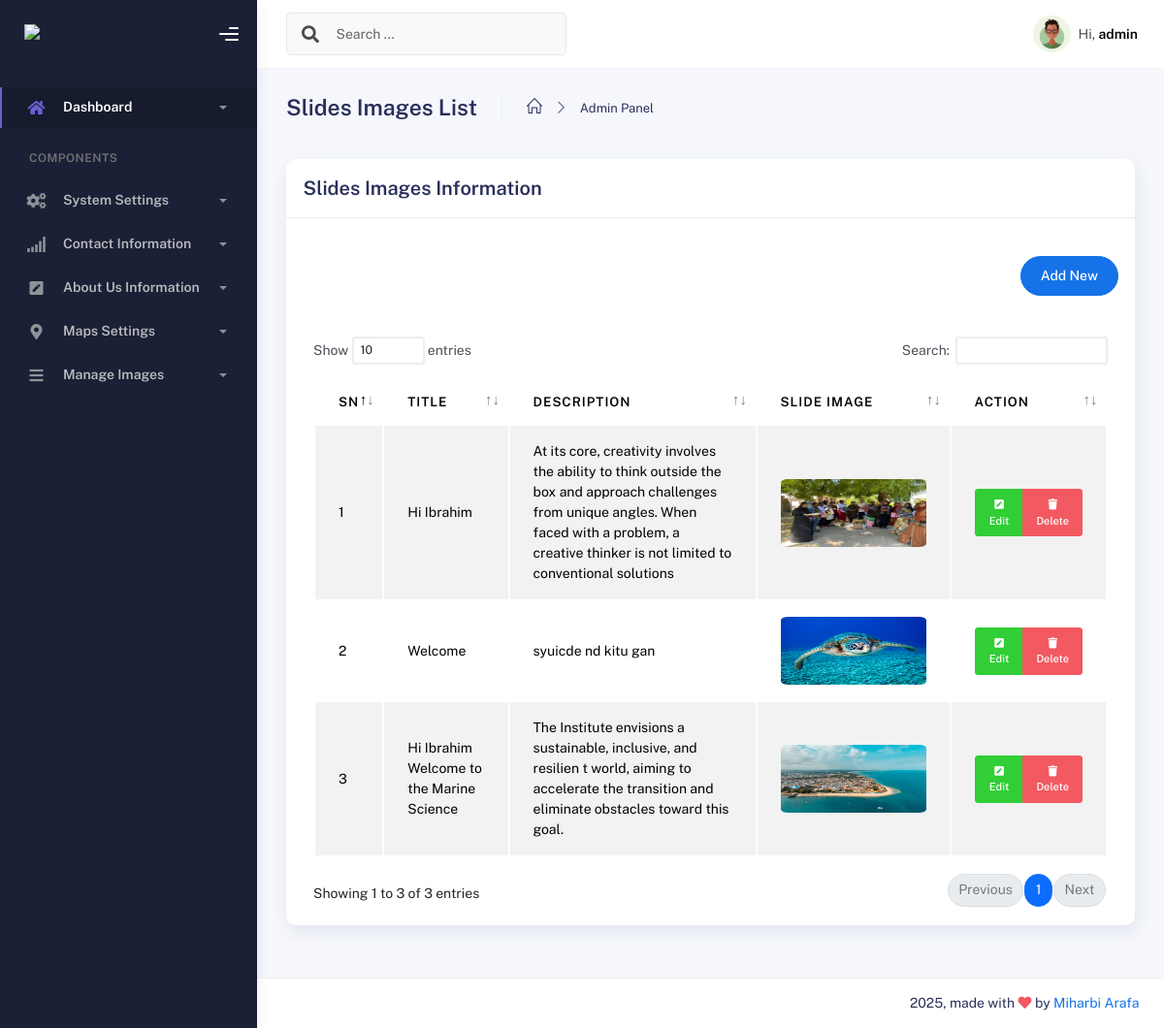
Page /admin/slides-images/manage_slide_image.php (signed in) on the committed database.
### tables this page shows
CREATE TABLE `slides_images` (
  `id` int(11) NOT NULL,
  `title` varchar(255) NOT NULL,
  `description` text DEFAULT NULL,
  `slideimage` varchar(255) NOT NULL
);

### admin/Database.php (called while the page is built, shortened)
<?php
class Database {
    private $host = "localhost";
    private $username = "root";
    private $password = "";
    private $dbname = "marine_zanzibar_db";
    private $conn;
    private function connect() {
        try {
            $this->conn = new PDO("mysql:host=$this->host;dbname=$this->dbname;charset=utf8mb4", $this->username, $this->password);
            $this->conn->setAttribute(PDO::ATTR_ERRMODE, PDO::ERRMODE_EXCEPTION);
        } catch (PDOException $e) {
            error_log("Connection failed: " . $e->getMessage());
            echo "Database connection failed. Please try again later.";
        }
    }
    public function prepare($sql) {
        return $this->conn->prepare($sql);
    }
}
?>

### admin/slides-images/manage_slide_image.php (the view, shortened to what this page needs)
<?php
include '../components/header.php';
require '../Database.php';
$db = new Database();
$query = "SELECT * FROM slides_images ORDER BY id DESC;";
$stmt = $db->prepare($query);
$stmt->execute();
$slides = $stmt->fetchAll(PDO::FETCH_ASSOC);
?>
<div class="container">
    <div class="page-inner">
        <div class="page-header">
            <h3 class="fw-bold mb-3">Slides Images List</h3>
            <ul class="breadcrumbs mb-3">
                <li class="nav-home">
                    <a href="#">
                        <i class="icon-home"></i>
                    </a>
                </li>
                <li class="separator">
                    <i class="icon-arrow-right"></i>
                </li>
                <li class="nav-item">
                    <a href="#">Admin Panel</a>
                </li>
            </ul>
        </div>
        <div class="row">
            <div class="col-md-12">
                <div class="card">
                    <div class="card-header">
                        <h4 class="card-title">Slides Images Information</h4>
                    </div>
                    <div class="card-body">
                        <div class="table-responsive">
                            <div class="ms-md-auto py-2 mt-4 mb-5 py-md-0 text-end">
                                <a href="add_slide_image_form" class="btn btn-primary btn-round">Add New</a>
                            </div>
                            <table id="basic-datatables" class="display table table-striped table-hover">
                                <thead>
                                    <tr>
                                        <th>SN</th>
                                        <th>Title</th>
                                        <th>Description</th>
                                        <th>Slide Image</th>
                                        <th>Action</th>
                                    </tr>
                                </thead>
                                <tbody>
                                    <?php foreach ($slides as $index => $slide): ?>
                                        <tr>
                                            <td><?php echo $index + 1; ?></td>
                                            <td><?php echo htmlspecialchars($slide['title']); ?></td>
                                            <td><?php echo htmlspecialchars($slide['description']); ?></td>
                                            <td><img src="<?php echo htmlspecialchars($slide['slideimage']); ?>" alt="Slide Image" style="width: 150px; height: 70px; border-radius: 5%;"></td>
                                            <td>
                                                <div class="btn-group" role="group" aria-label="Action buttons">
                                                    <a href="update_slide_image.php?id=<?php echo htmlspecialchars($slide['id']); ?>" class="btn btn-success btn-sm">
                                                        <i class="fas fa-pen-square"></i> Edit
                                                    </a>
                                                    <a href="delete_slides_images.php?id=<?php echo htmlspecialchars($slide['id']); ?>"
                                                        class="btn btn-danger btn-sm"
                                                        onclick="return confirm('Are you sure you want to delete this record?');">
                                                        <i class="fas fa-trash"></i> Delete
                                                    </a>
                                                </div>
                                            </td>
                                        </tr>
                                    <?php endforeach; ?>
                                </tbody>
                            </table>
                        </div>
                    </div>
                </div>
            </div>
        </div>
    </div>
</div>
<?php
include '../components/footer.php';
?>

### rows in the picture
slides_images: title "Hi Ibrahim", description "At its core, creativity involves the ability to think outside the box and approach challenges from unique angles. When faced with a problem, a creative thinker is not limited to conventional solutions", slideimage (picture)
slides_images: title "Welcome", description "syuicde nd kitu gan", slideimage (picture)
slides_images: title "Hi Ibrahim Welcome to the Marine Science", description "The Institute envisions a sustainable, inclusive, and resilien t world, aiming to accelerate the transition and eliminate obstacles toward this goal.", slideimage (picture)

### other values in the picture
$username "admin"
